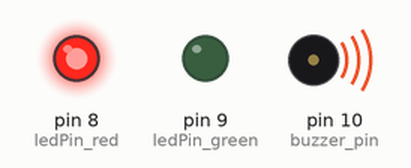
This sketch was run on a simulated Arduino Uno, built with avr-gcc and run on an emulated ATmega328P. Shown: output pins drawn as LEDs (lit = HIGH), buzzer (waves = sounding, pin HIGH).

Above: at 0.5 s.
At 2.1 s:
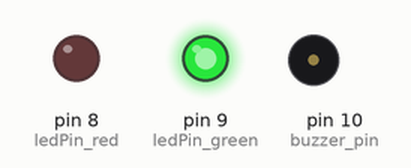
At 5.9 s:
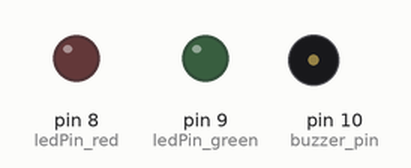
Timing chart, 0 to 7.4 s (numbered marks = the images above):
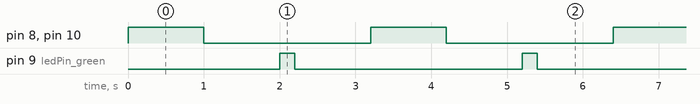

The sketch:

buzzer.ino
```cpp
/***********************************************************
File name:   01_blinkingLed.ino
Author: Joshua DeNio
Date: 03/24/2020
Description:  Turns on the red LED and buzzer then the green LED when the buzzer is off.

***********************************************************/
// Set pins
int ledPin_red = 8;
int ledPin_green = 9;
int buzzer_pin = 10;

// Sing a song
void sing()
{

}

// Code setup
void setup()
{
  // set pins to output
  pinMode(ledPin_red,OUTPUT);
  pinMode(ledPin_green,OUTPUT);
  pinMode(buzzer_pin, OUTPUT);
}

// main loop
void loop()
{
  // Turn on red LED
  digitalWrite(ledPin_red,HIGH);
  // Turn on buzzer
  digitalWrite(buzzer_pin, HIGH);
  delay(1000);

  // Turn off the buzzer and red LED
  digitalWrite(buzzer_pin, LOW);
  digitalWrite(ledPin_red,LOW);

  // Wait and flash white LED
  delay(1000);
  digitalWrite(ledPin_green,HIGH);
  delay(200);
  digitalWrite(ledPin_green,LOW);
  delay(1000);
}
```

Measured:
- by itself, pin 8 (ledPin_red), pin 10 (buzzer_pin): alternates HIGH for 1.0 s and LOW for 2.2 s
- by itself, pin 9 (ledPin_green): alternates HIGH for 0.20 s and LOW for 3.0 s
- by itself, everything shown: repeats every 3.2 s, in 4 steps
